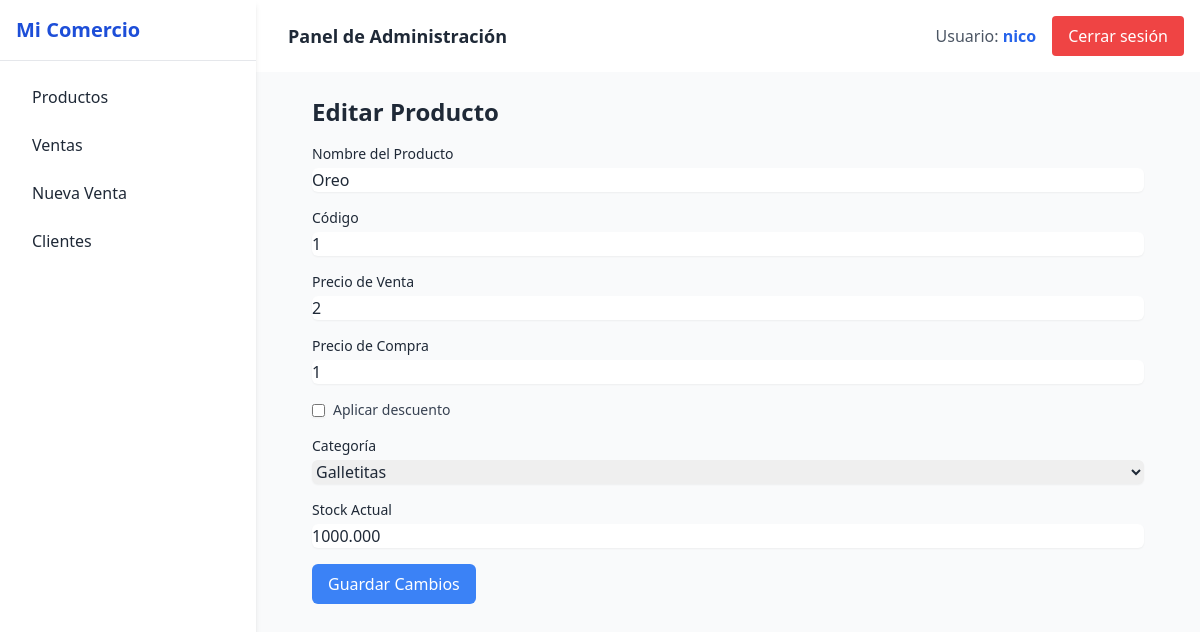
Before: /productos/productos/editar/1/ (signed in) with the older database file.
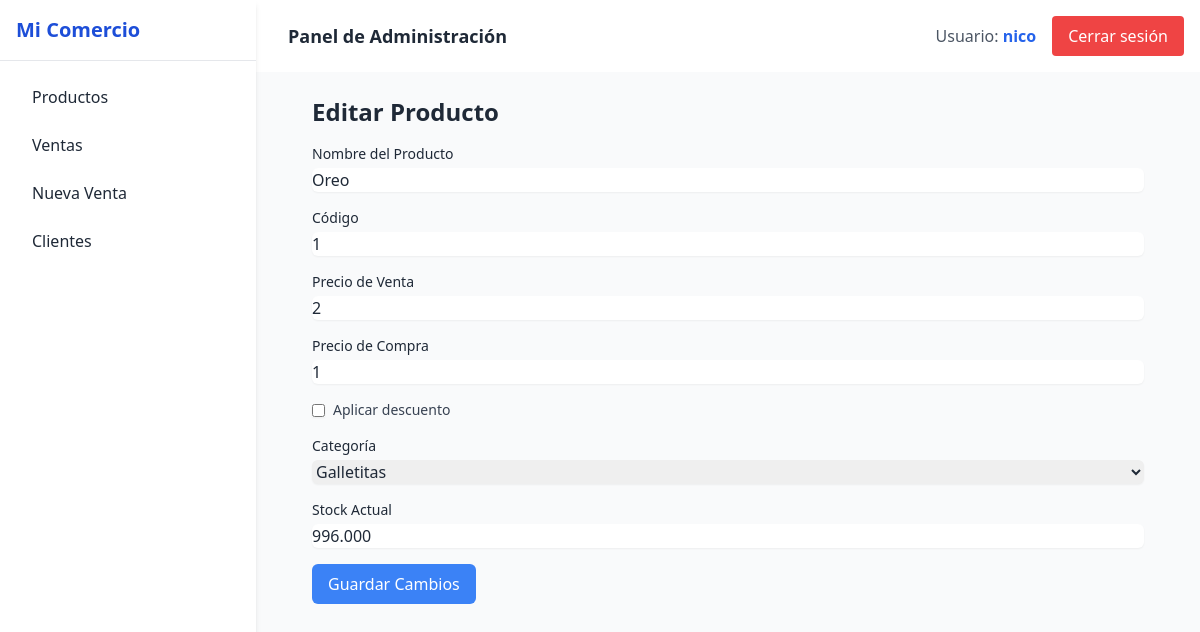
After: the same page with the newer database file.
### productos/models.py (models this page shows, shortened)
class Producto(models.Model):
    TIPO_VENTA_CHOICES = [
        ('unidad', 'Unidad'),
        ('kilo', 'Kilo'),
    ]
    nombre = models.CharField(max_length=100)
    codigo = models.CharField(max_length=50, unique=True)
    categoria = models.ForeignKey(Categoria, on_delete=models.CASCADE)
    precio_venta = models.DecimalField(max_digits=10, decimal_places=3)
    precio_compra = models.DecimalField(max_digits=10, decimal_places=3, default=0)
    stock_actual = models.DecimalField(max_digits=10, decimal_places=3)
    tipo_venta = models.CharField(max_length=10, choices=TIPO_VENTA_CHOICES, default='unidad')
    empresa = models.ForeignKey(Empresa, on_delete=models.CASCADE)
    aplica_descuento = models.BooleanField(default=False)
    cantidad_minima_descuento = models.PositiveIntegerField(null=True, blank=True)
    porcentaje_descuento = models.DecimalField(max_digits=5, decimal_places=2, null=True, blank=True)

class Categoria(models.Model):
    nombre = models.CharField(max_length=100)
    descripcion = models.TextField(blank=True)
    empresa = models.ForeignKey(Empresa, on_delete=models.CASCADE)

### productos/views.py (the view, shortened to what this page needs)
# urls.py: path('productos/editar/<int:id>/', views.editar_producto, name='editar_producto'),
@login_required
def editar_producto(request, id):
    producto = get_object_or_404(Producto, id=id, empresa=request.user.empresa)
    categorias = Categoria.objects.filter(empresa=request.user.empresa)
    return render(request, 'productos/editar_producto.html', {
        'producto': producto,
        'categorias': categorias,
    })

### productos/templatetags/custom_filters.py (called while the page is built)
@register.filter
def formato_precio(value):
    if value is None:
        return ''
    return number_format(value, force_grouping=True).replace(',', '.')

### productos/templates/productos/editar_producto.html (shortened to what this page needs)
{% extends 'base.html' %}
{% load custom_filters %}
{% block content %}
<div class="max-w-7xl mx-auto px-2 sm:px-6 lg:px-8">
    <h1 class="text-2xl font-semibold mb-4">Editar Producto</h1>
    <form method="POST">
        <div class="space-y-4">
            <div>
                <label for="nombre" class="block text-sm font-medium">Nombre del Producto</label>
                <input type="text" id="nombre" name="nombre" value="{{ producto.nombre }}" class="mt-1 block w-full rounded-md border-gray-300 shadow-sm">
            </div>
            <div>
                <label for="codigo" class="block text-sm font-medium">Código</label>
                <input type="text" id="codigo" name="codigo" value="{{ producto.codigo|floatformat:0|formato_precio }}" class="mt-1 block w-full rounded-md border-gray-300 shadow-sm">
            </div>
            <div>
                <label for="precio_venta" class="block text-sm font-medium">Precio de Venta</label>
                <input type="number" id="precio_venta" name="precio_venta" value="{{ producto.precio_venta|floatformat:0|formato_precio }}" step="0.01" class="mt-1 block w-full rounded-md border-gray-300 shadow-sm">
            </div>
            <div>
                <label for="precio_compra" class="block text-sm font-medium">Precio de Compra</label>
                <input type="number" id="precio_compra" name="precio_compra" value="{{ producto.precio_compra|floatformat:0|formato_precio }}" step="0.01" class="mt-1 block w-full rounded-md border-gray-300 shadow-sm">
            </div>
            <div class="flex items-center gap-2">
                <input type="checkbox" id="aplica_descuento" name="aplica_descuento"
                    class="rounded border-gray-300 text-blue-600 shadow-sm"
                    {% if producto.aplica_descuento %}checked{% endif %}>
                <label for="aplica_descuento" class="text-sm font-medium text-gray-700">Aplicar descuento</label>
            </div>
            <div>
                <label for="categoria" class="block text-sm font-medium">Categoría</label>
                <select id="categoria" name="categoria" class="mt-1 block w-full rounded-md border-gray-300 shadow-sm">
                    {% for categoria in categorias %}
                        <option value="{{ categoria.id }}" {% if producto.categoria.id == categoria.id %}selected{% endif %}>{{ categoria.nombre }}</option>
                    {% endfor %}
                </select>
            </div>
            <div>
                <label for="stock_actual" class="block text-sm font-medium">Stock Actual</label>
                <input type="number" id="stock_actual" step="0.01" name="stock_actual" value="{{ producto.stock_actual }}" class="mt-1 block w-full rounded-md border-gray-300 shadow-sm">
            </div>
            <button type="submit" class="mt-4 px-4 py-2 bg-blue-500 text-white rounded-md">Guardar Cambios</button>
        </div>
    </form>
</div>
{% endblock %}

Changed rows visible on the page:
changed Producto "Oreo": stock_actual "1000.000" → "996.000"
